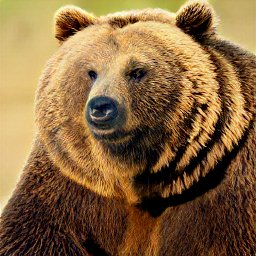
#> input picture dataset/bears/bear.1.jpeg, 256 x 256 px; its folder holds only this picture in this run
$ jupyter execute --allow-errors simple-cnn.ipynb
#> lines starting #> are read from the running program, lines starting #| are printed output that depends on the picture
# Tugas Besar IF4074 - Pembelajaran Mesin Lanjut
# Implementasi Convolutional dan Long Short-Term Memory Neural Network

# Simple CNN-LSTM
**Simple CNN-LSTM** is a convolutional and long short-term neural network implemented in Python and fine-tuned using backpropagation algorithm.

## Setup
Assuming you've installed the latest version of Python (if not, guides for it are widely available),
1. ensure pip is installed by running `python -m ensurepip --upgrade`;
2. install the Python dependencies by running `pip install -r requirements.txt`.

## Link
1. [Github](https://github.com/tastytypist/simple-cnn/tree/main)
2. [Youtube](https://youtu.be/gc0fmKy6JhA)
3. [Collab](https://colab.research.google.com/drive/1vQ6YggLD3V_RlrKL02VYiypOH0CS4Edc?usp=sharing)

## Contribution (Milestone 1 - CNN)
| NIM      | Name                   | Contribution(s)                                                       |
|----------|------------------------|-----------------------------------------------------------------------|
| 13520041 | Ilham Pratama          | Dataset handling; Detector, Pooling, Dense, and Flatten layer; Report |
| 13520042 | Jeremy S.O.N. Simbolon | Class model; Convolutional layer; Report                              |

## Contribution (Milestone 2 - CNN)
| NIM      | Name                   | Contribution(s)                                                       |
|----------|------------------------|-----------------------------------------------------------------------|
| 13520041 | Ilham Pratama          | Model training; Detector, Pooling, Dense, and Flatten layer; Report   |
| 13520042 | Jeremy S.O.N. Simbolon | Model training; Model loading and saving; Convolutional layer; Report |

## Contribution (LSTM)
| NIM      | Name                   | Contribution(s) |
|----------|------------------------|-----------------|
| 13520041 | Ilham Pratama          | Forget Gate, Input Gate, Data Preprocessing, Report, Experiment       |
| 13520042 | Jeremy S.O.N. Simbolon | Output Gate, Forward Propagation, Data Preprocessing, Report, Experiment |

### Library Import

The following external library is used for the building of this model.
1. `cv2` for preprocessing the image dataset
2. `jsonpickle` for saving and loading the model
3. `numpy` for performing model-related calculations
4. `scipy` for performing a suppressed version of the logistic sigmoid function
5. `sklearn` for computing the model evaluation metrics

[cell 1]
import math
import os

from typing import Any

import cv2
import jsonpickle
import jsonpickle.ext.numpy
import numpy as np
import numpy.typing as npt
import pandas as pd

from scipy.special import expit
from sklearn import metrics
from sklearn.preprocessing import MinMaxScaler

### Dataset Loading

[cell 2]
class Utils:
    """
    Module related utility functions.

    This class is used to prepare the image dataset for the CNN model. In
    addition, this class is also used to save and load the CNN model.
    """

    @staticmethod
    def load_dataset(dataset_path: str) -> tuple[npt.NDArray, npt.NDArray, dict]:
        """
        Preprocess the dataset and return useful information for further processing.

        :param dataset_path: A string representation of the path pointing to
                             the dataset.
        :return: A tuple consisted of an ndarray of dataset image path, an
                 ndarray of image labels, and a dictionary that maps class
                 labels to folder name.
        """
#> called with dataset_path = './dataset'
        folder_list = sorted(os.listdir(dataset_path))
        image_path = []
        image_label = np.array([], dtype=np.int16)
        image_dictionary = {}
        for i, folder_name in enumerate(folder_list):
            class_folder_path = os.path.join(dataset_path, folder_name)
            list_image_name = sorted(os.listdir(class_folder_path))
            temp_folder_path = [os.path.join(class_folder_path, image_name) for image_name in list_image_name]

            image_path += temp_folder_path
            temp_class_label = np.full(len(list_image_name), i, dtype=np.int16)
            image_label = np.concatenate((image_label, temp_class_label), axis=0)
            image_dictionary[str(i)] = folder_name
#> pass 2 of the loop in load_dataset, `for i, folder_name in enumerate(folder_list):`:

        return np.asarray(image_path), image_label, image_dictionary

    @staticmethod
    def convert_image_to_matrix(path: npt.NDArray) -> npt.NDArray:
        """
        Convert the image dataset into a list of ndarray.

        Each ndarray is an RGB representation of each image in the dataset.

        :param path: An ndarray of string representation of the path pointing
                     to each image entry in the dataset.
        :return: A list of ndarray representation of the image in the dataset.
        """
        list_of_image_matrix = []
        size = (256, 256)

        for file_img in path:
            image = cv2.imread(file_img, 1)
#> image is the input picture: shape (256, 256, 3); mean B, G, R 64.2, 102.9, 135.1
            matrix = cv2.cvtColor(image, cv2.COLOR_BGR2GRAY)
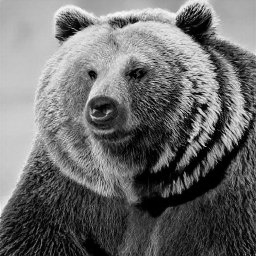
#> matrix: shape (256, 256); min 0, max 251, mean 108.1
            matrix = cv2.resize(matrix, size)
            list_of_image_matrix.append(matrix)
#> pass 2 of the loop in convert_image_to_matrix, `for file_img in path:`:
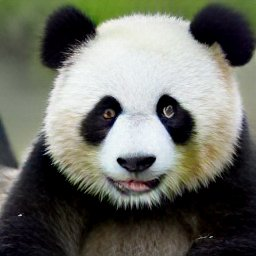
#> input picture dataset/pandas/panda.1.jpeg, 256 x 256 px
#> in convert_image_to_matrix, image is the input picture: shape (256, 256, 3); mean B, G, R 101.2, 109.6, 107.9
#> in convert_image_to_matrix, `matrix = cv2.cvtColor(image, cv2.COLOR_BGR2GRAY)`:
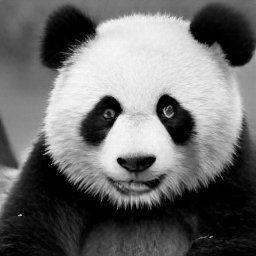
#> matrix: shape (256, 256); min 0, max 249, mean 108.2

        return np.array(list_of_image_matrix)

    # [35 lines left out: functions save_model, load_model, create_sequences, not called in this run]

### Model Representation

The convolutional model is represented by a class named `Model`. The `Model` class contains several inner class that represents all possible layers that the model can have. Such layers include the convolution layer (represented by the `ConvolutionLayer` class), the detector layer (represented by the `DetectorLayer` class), the pooling layer (represented by the `PoolingLayer` class), the dense layer (represented by the `DenseLayer` class), and the flatten layer (represented by the `FlattenLayer` class).

[cell 3]
class Model:
    """
    The convolutional neural network model used to classify images.
    """

    def __init__(self) -> None:
        """
        Instantiate the convolutional neural network model.
        """
        self._layers = []
#> self._layers = []
        self._forward_result = None
        self._backward_result = None

    class Layer:
        """
        Base representation of the layer used as part of the convolutional
        neural network architecture.
        """

        def __init__(self, name) -> None:
            """
            Instantiate the base layer.

            :param name: Name of the layer.
            """
            self._name = name

        def print_info(self):
            print(f"Layer {self._name}")

        def forward_propagate(self) -> None:
            """Indicate the forward propagation is being performed."""
            print(f"Performing forward propagation on {self._name} layer...\n")

        def backward_propagate(self) -> None:
            """Indicate the backward propagation is being performed."""
            print(f"Performing backward propagation on {self._name} layer...\n")

    class ConvolutionLayer(Layer):
        """
        The convolutional layer in convolutional neural network.

        This class is inherited from the ``Layer`` class. This layer is used
        to perform the convolution operation on the input weights.
        """

        # [192 lines left out: functions __init__, _pad_weights, _convolute, _calculate_gradient, forward_propagate, backward_propagate and 1 more, not called in this run]

    class DetectorLayer(Layer):
        """
        The detector layer in convolutional neural network.

        This class is inherited from the ``Layer`` class. This layer is used to
        introduce non-linearity to the learning process using the reLU
        activation function.
        """

        # [64 lines left out: functions __init__, _detect, _calculate_gradient, forward_propagate, backward_propagate, update_weight, not called in this run]

    class PoolingLayer(Layer):
        """
        The pooling layer in convolutional neural network.

        This class is inherited from the ``Layer`` class. This layer is used to
        down-sample the input weights according to the specified pooling
        operation.
        """

        # [129 lines left out: functions __init__, _average, _max, _pool, _calculate_gradient, forward_propagate and 2 more, not called in this run]

    class LSTMLayer(Layer):
        def __init__(self, cell_count: int, input_shape: (int, int)) -> None:
            super().__init__("LSTM")
            self._cell_count = cell_count
            self._input_shape = input_shape
            # Parameters h and c, in the beginning the value : 0.0
            self._h = np.zeros((cell_count, 1))
            self._c = np.zeros((cell_count, 1))
            # Parameters for the cell state
            self._uc = np.random.rand(cell_count, input_shape[1])
            self._wc = np.random.rand(cell_count, cell_count)
            self._bc = np.random.rand(cell_count, 1)
            # Parameters for the forget gate
            self._uf = np.random.rand(cell_count, input_shape[1])
            self._wf = np.random.rand(cell_count, cell_count)
            self._bf = np.random.rand(cell_count, 1)
            # Parameters for the input gate
            self._ui = np.random.rand(cell_count, input_shape[1])
            self._wi = np.random.rand(cell_count, cell_count)
            self._bi = np.random.rand(cell_count, 1)
            # Parameters for the output gate
            self._uo = np.random.rand(cell_count, input_shape[1])
            self._wo = np.random.rand(cell_count, cell_count)
            self._bo = np.random.rand(cell_count, 1)

        @staticmethod
        def _sigmoid(x) -> float:
            return 1 / (1 + math.exp(-x))

        @staticmethod
        def _tanh(x) -> float:
            return math.tanh(x)

        def _forget(self, input_matrix: npt.NDArray[npt.NDArray[float]]) -> npt.NDArray:
            sigmoid = np.vectorize(self._sigmoid)
            return sigmoid(self._uf @ input_matrix + self._wf @ self._h + self._bf)

        # [6 lines left out: function _input, not called in this run]

        def _output(self, input_matrix: npt.NDArray[npt.NDArray[float]]) -> npt.NDArray:
            sigmoid = np.vectorize(self._sigmoid)
            return sigmoid(self._uo @ input_matrix + self._wo @ self._h + self._bo)

        # [20 lines left out: function _memorise, not called in this run]

        def print_info(self, input_shape: None):
            super().print_info()
            print(f"Layer name : lstm")
            print(f"Output shape: (None, {self._cell_count})")
            parameter_count = 4 * ((self._input_shape[1] + self._cell_count) * self._cell_count + self._cell_count)
            print(f"Parameter count: {parameter_count}")
            print("#################################")
            return self._cell_count, parameter_count

        # [16 lines left out: functions forward_propagate, backward_propagate, update_weight, not called in this run]

    class DenseLayer(Layer):
        """
        The dense layer in convolutional neural network.

        This class is inherited from the ``Layer`` class. This layer is used to
        abstractly represent the input data using its weights.
        """

        def __init__(self, unit_count: int, activation: str = "sigmoid") -> None:
            """
            Instantiate the dense layer.

            :param unit_count: An integer specifying the dimension of the
                               output space.
            :param activation: The activation function to be applied to each
                               node. Must either be ``sigmoid`` or ``relu``.
            """
            super().__init__("dense")
            self._unit_count = unit_count
            self._activation = activation
            self._bias = np.zeros(unit_count)
            self._dense_weight = []
            self._weights = None
            self._output = 0.0
            self._deltaW = np.zeros(unit_count)

        # [64 lines left out: functions _sigmoid_derivative, _relu_derivative, _derivative_act_func, _dense, _calculate_gradient, not called in this run]

        def print_info(self, input_shape: tuple):
            super().print_info()
            print(f"Layer name : Dense")
            print(f"Output shape: (None, {self._unit_count})")
            parameter_count = (input_shape[0] * self._unit_count) + self._unit_count
            print(f"Parameter count: {parameter_count}")
            print("#################################")
            return self._unit_count, parameter_count

        # [29 lines left out: functions forward_propagate, backward_propagate, update_weight, not called in this run]

    class FlattenLayer(Layer):
        """
        The flatten layer in convolutional neural network.

        This class is inherited from the ``Layer`` class. This layer is used to
        flatten the input weights.
        """

        # [51 lines left out: functions __init__, _flatten, forward_propagate, backward_propagate, update_weight, not called in this run]

    def add_layer(self, name: str, **kwargs: Any) -> None:
        """
        Sequentially add the specified layer into the model.

        :param name: A string representation of the layer to be added.
        :param kwargs: Layer-related parameters in the form of key-value pairs.
        """
        match name:
            case "convolution":
                self._layers.append(self.ConvolutionLayer(**kwargs))
            case "detector":
                self._layers.append(self.DetectorLayer())
            case "pooling":
                self._layers.append(self.PoolingLayer(**kwargs))
            case "dense":
                self._layers.append(self.DenseLayer(**kwargs))
            case "flatten":
                self._layers.append(self.FlattenLayer())
            case "lstm":
                self._layers.append(self.LSTMLayer(**kwargs))

    def print_info(self, input_shape: tuple):
#> called with input_shape = (4, 5)
        total_param = 0
        for layer in self._layers:
            input_shape = layer.print_info(input_shape)
            total_param += input_shape[1]
#> this loop made 2 passes
#> (input_shape, total_param) on passes 1 to 2: ((64, 17920), 17920), ((5, 325), 18245)
#| Layer LSTM
#| Layer name : lstm
#| Output shape: (None, 64)
#| Parameter count: 17920
#| #################################
#| Layer dense
#| Layer name : Dense
#| Output shape: (None, 5)
#| Parameter count: 325
#| #################################
#> after the loop, total_param = 18245
        print(f"Total params: {total_param}")
#| Total params: 18245
        print(f"Trainable params: {total_param}")
#| Trainable params: 18245
        print(f"Non- trainable params: 0")

    # [61 lines left out: functions forward_propagate, backward_propagate, train, not called in this run]
